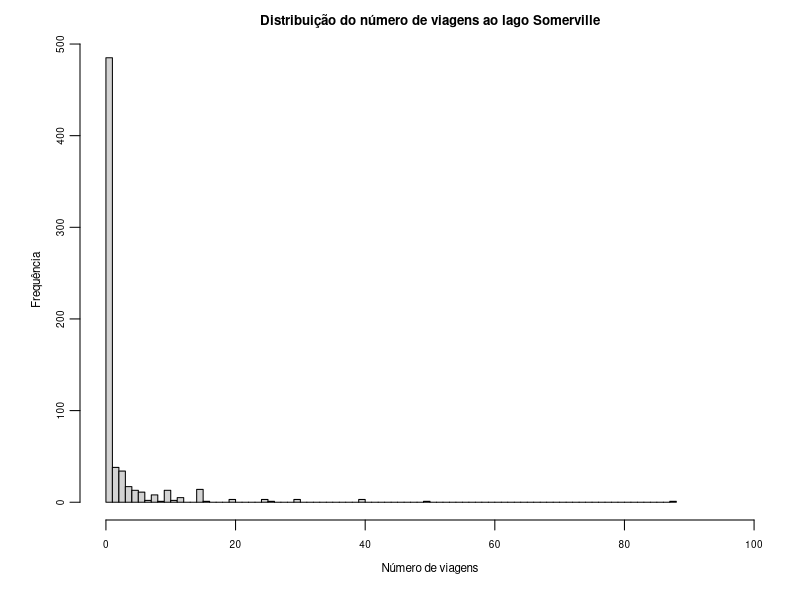
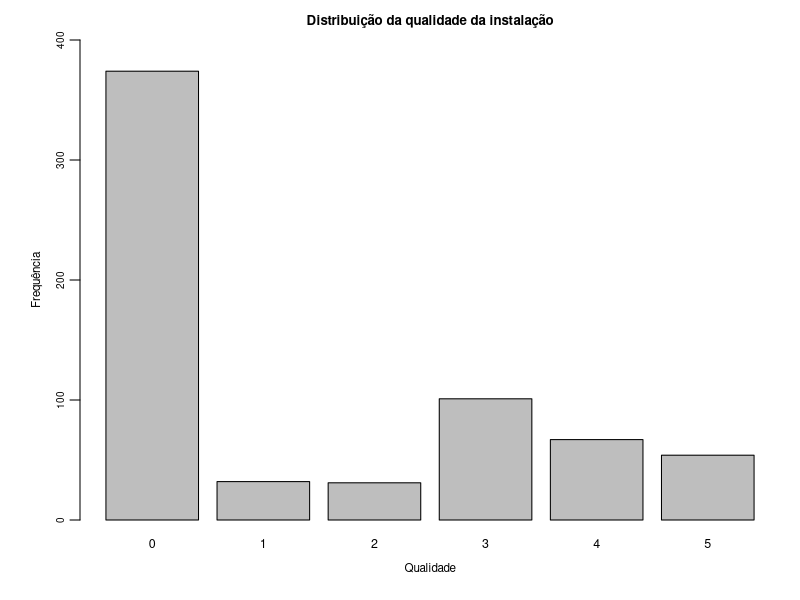
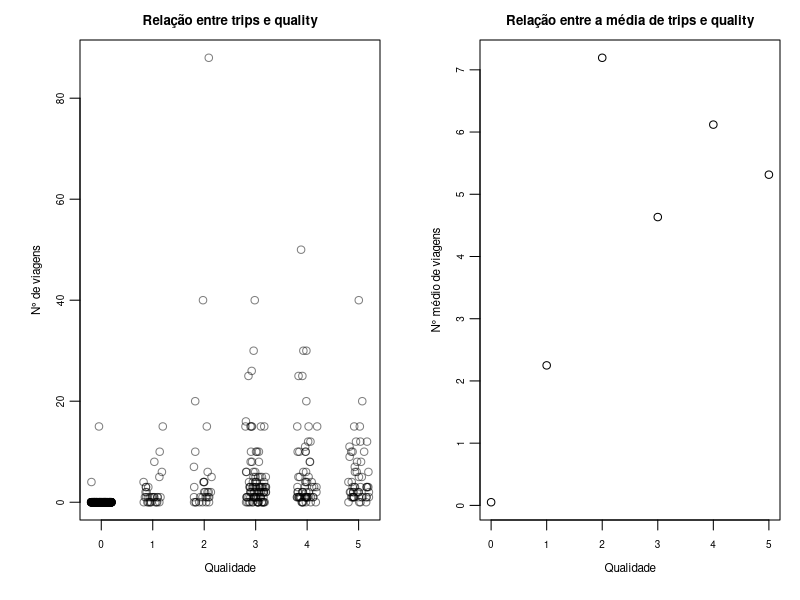
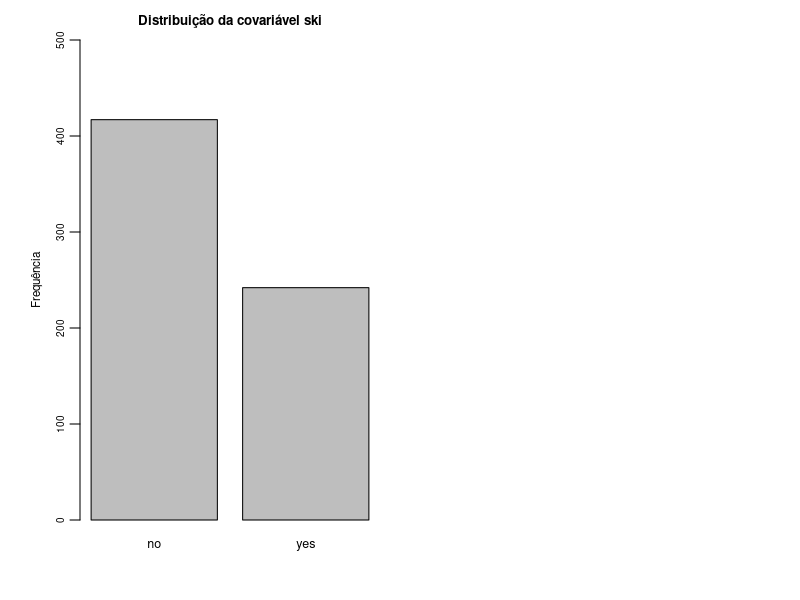
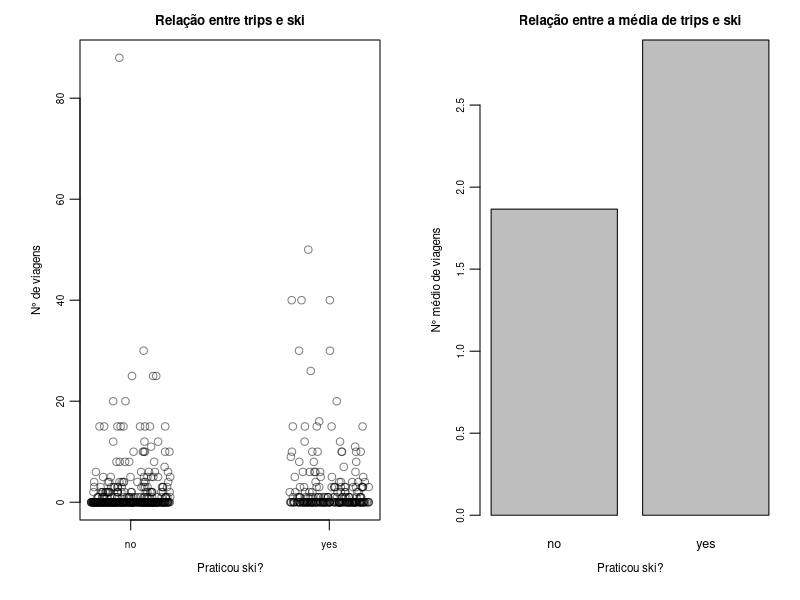
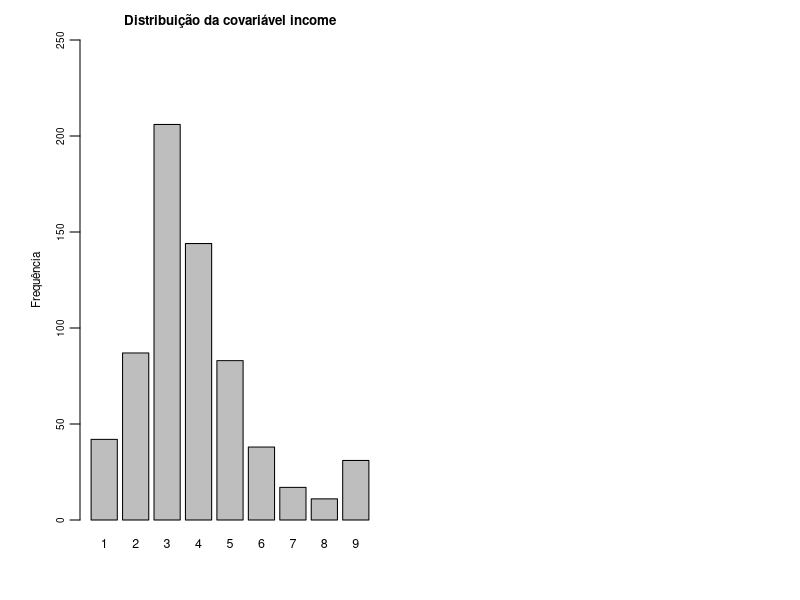
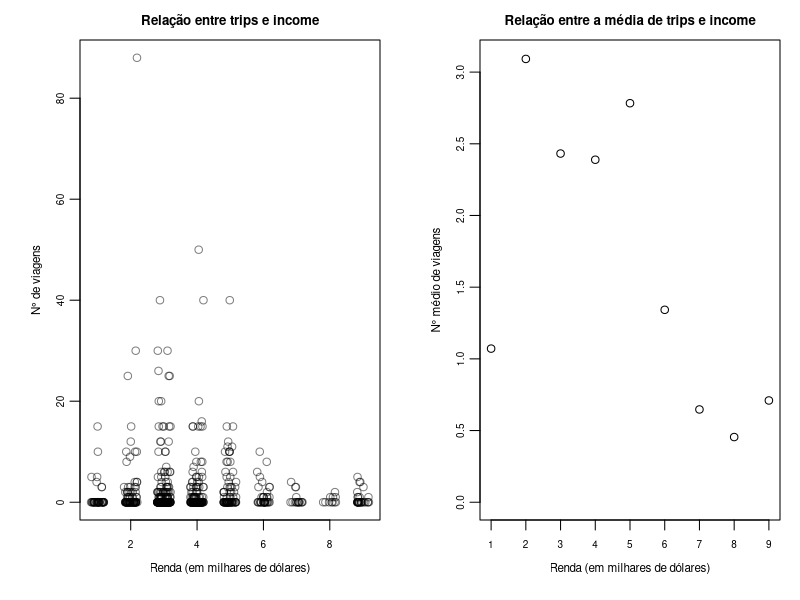
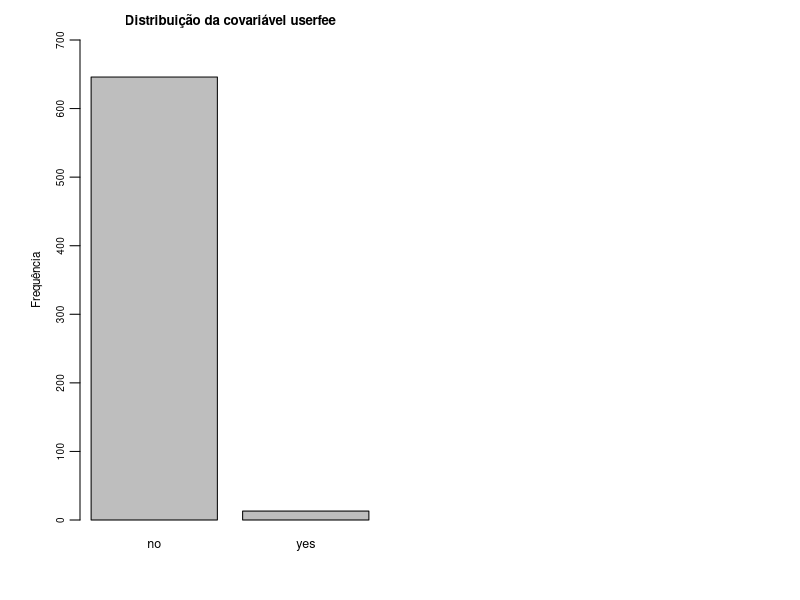

Write R code to recreate these figures, in order. (Note: this script raises an error after producing the figures.)
## ---- chunk 1
knitr::opts_chunk$set(echo = TRUE)
knitr::opts_chunk$set(warning = FALSE, message = FALSE)
options(tinytex.verbose = TRUE)

getOption("encoding")
# ou defina:
options(encoding = "UTF-8")
Sys.setlocale("LC_ALL", "Portuguese")
## ---- chunk 2
if(!require(AER)) install.packages("AER")
if(!require(GGally)) install.packages("GGally")
library(dplyr)
library(ggplot2)
library(AER)
library(GGally)
data("RecreationDemand")

trips = RecreationDemand$trips
quality = RecreationDemand$quality
ski = RecreationDemand$ski
income = RecreationDemand$income
userfee = RecreationDemand$userfee
costC = RecreationDemand$costC
costS = RecreationDemand$costS
costH = RecreationDemand$costH
## ---- chunk 3
par(mgp = c(1.8, 0.6, 0), mar = c(4, 4, 2, 1))
hist(
  trips,
  breaks = 100,
  xlim = c(0, 100),
  main = "Distribuição do número de viagens ao lago Somerville",
  xlab = "Número de viagens",
  ylab = "Frequência",
  cex.main = 0.8, 
  cex.lab = 0.7,
  cex.axis = 0.6)
## ---- chunk 4
cat("Média:    ", mean(trips), "\n")
cat("Variância:", var(trips), "\n")
## ---- chunk 5
par(mgp = c(1.8, 0.6, 0), mar = c(4, 4, 2, 1))
barplot(
  table(quality),
  ylim = c(0, 400),
  main = "Distribuição da qualidade da instalação",
  xlab = "Qualidade",
  ylab = "Frequência",
  cex.main = 0.8, 
  cex.lab = 0.7,
  cex.axis = 0.6,
  cex.names = 0.75)
## ---- chunk 6
par(mgp = c(1.8, 0.6, 0), mar = c(4, 4, 2, 1))
par(mfrow = c(1, 2))

plot(jitter(quality), trips,
  col = rgb(0, 0, 0, alpha = 0.5),
  main = "Relação entre trips e quality",
  xlab = "Qualidade",
  ylab = "N° de viagens",
  cex.main = 0.8, 
  cex.lab = 0.7,
  cex.axis = 0.6,
  cex.names = 0.75)

means <- tapply(trips, quality, mean)

plot(
  as.numeric(names(means)), means, type = "p",
  xaxt = "n",
  main = "Relação entre a média de trips e quality",
  xlab = "Qualidade",
  ylab = "N° médio de viagens",
  cex.main = 0.8, 
  cex.lab = 0.7,
  cex.axis = 0.6
)

axis(1, at = as.numeric(names(means)), labels = names(means), cex.axis = 0.6)
## ---- chunk 7
par(mgp = c(1.8, 0.6, 0), mar = c(4, 4, 2, 1))
barplot(
  table(ski),
  ylim = c(0, 500),
  main = "Distribuição da covariável ski",
  ylab = "Frequência",
  cex.main = 0.8, 
  cex.lab = 0.7,
  cex.axis = 0.6,
  cex.names = 0.75)
## ---- chunk 8
par(mgp = c(1.8, 0.6, 0), mar = c(4, 4, 2, 1))
par(mfrow = c(1, 2))

plot(jitter(ifelse(ski == "yes", 1, 0)), trips,
  col = rgb(0, 0, 0, alpha = 0.5),
  xaxt = "n",
  main = "Relação entre trips e ski",
  xlab = "Praticou ski?",
  ylab = "N° de viagens",
  cex.main = 0.8, 
  cex.lab = 0.7,
  cex.axis = 0.6,
  cex.names = 0.75
)

axis(1, at = c(0, 1), labels = c("no", "yes"), cex.axis = 0.6)

barplot(
  tapply(trips, ski, mean),
  main = "Relação entre a média de trips e ski",
  xlab = "Praticou ski?",
  ylab = "N° médio de viagens",
  cex.main = 0.8, 
  cex.lab = 0.7,
  cex.axis = 0.6,
  cex.names = 0.75)
## ---- chunk 9
par(mgp = c(1.8, 0.6, 0), mar = c(4, 4, 2, 1))
barplot(
  table(income),
  ylim = c(0, 250),
  main = "Distribuição da covariável income",
  ylab = "Frequência",
  cex.main = 0.8, 
  cex.lab = 0.7,
  cex.axis = 0.6,
  cex.names = 0.75)
## ---- chunk 10
par(mgp = c(1.8, 0.6, 0), mar = c(4, 4, 2, 1))
par(mfrow = c(1, 2))

plot(jitter(income), trips,
  col = rgb(0, 0, 0, alpha = 0.5),
  main = "Relação entre trips e income",
  xlab = "Renda (em milhares de dólares)",
  ylab = "N° de viagens",
  cex.main = 0.8, 
  cex.lab = 0.7,
  cex.axis = 0.6,
  cex.names = 0.75)

means <- tapply(trips, income, mean)

plot(
  as.numeric(names(means)), means, type = "p",
  xaxt = "n",
  main = "Relação entre a média de trips e income",
  xlab = "Renda (em milhares de dólares)",
  ylab = "N° médio de viagens",
  ylim = c(0, 3.1),
  cex.main = 0.8, 
  cex.lab = 0.7,
  cex.axis = 0.6
)

axis(1, at = as.numeric(names(means)), labels = names(means), cex.axis = 0.6)
## ---- chunk 11
par(mgp = c(1.8, 0.6, 0), mar = c(4, 4, 2, 1))
barplot(
  table(userfee),
  ylim = c(0, 700),
  main = "Distribuição da covariável userfee",
  ylab = "Frequência",
  cex.main = 0.8, 
  cex.lab = 0.7,
  cex.axis = 0.6,
  cex.names = 0.75)
## ---- chunk 12
par(mgp = c(1.8, 0.6, 0), mar = c(4, 4, 2, 1))
par(mfrow = c(1, 2))

plot(jitter(ifelse(userfee == "yes", 1, 0)), trips,
  col = rgb(0, 0, 0, alpha = 0.5),
  xaxt = "n",
  main = "Relação entre trips e userfee",
  xlab = "Paga a taxa anual?",
  ylab = "N° de viagens",
  cex.main = 0.8, 
  cex.lab = 0.7,
  cex.axis = 0.6,
  cex.names = 0.75
)

axis(1, at = c(0, 1), labels = c("no", "yes"), cex.axis = 0.6)

barplot(
  tapply(trips, userfee, mean),
  main = "Relação entre a média de trips e userfee",
  xlab = "Paga a taxa anual?",
  ylab = "N° médio de viagens",
  cex.main = 0.8, 
  cex.lab = 0.7,
  cex.axis = 0.6,
  cex.names = 0.75)
## ---- chunk 13
par(mfrow = c(1, 3))

par(mgp = c(2.1, 0.6, 0), mar = c(4, 4, 2, 1))
hist(
  costC,
  breaks = 50,
  ylim = c(0, 140),
  main = "Despesas para o lago Conroe",
  xlab = "Número de viagens",
  ylab = "Frequência",
  cex.main = 1.5, 
  cex.lab = 1.5,
  cex.axis = 1)

par(mgp = c(2.1, 0.6, 0), mar = c(4, 4, 2, 1))
hist(
  costS,
  breaks = 50,
  ylim = c(0, 140),
  main = "Despesas para o lago Somerville",
  xlab = "Número de viagens",
  ylab = "",
  cex.main = 1.5, 
  cex.lab = 1.5,
  cex.axis = 1)

par(mgp = c(2.1, 0.6, 0), mar = c(4, 4, 2, 1))
hist(
  costH,
  breaks = 50,
  ylim = c(0, 140),
  main = "Despesas para o lago Houston",
  xlab = "Número de viagens",
  ylab = "",
  cex.main = 1.5, 
  cex.lab = 1.5,
  cex.axis = 1)
## ---- chunk 14
df <- na.omit(RecreationDemand[, c("costC", "costS", "costH")])

plot_custom <- function(data, mapping, ...) {
  ggplot(data = data, mapping = mapping) +
    geom_point(alpha = 0.3, size = 1) +
    scale_x_continuous(breaks = scales::pretty_breaks(n = 3)) +
    scale_y_continuous(breaks = scales::pretty_breaks(n = 3)) +
    theme_minimal(base_size = 10)
}

ggpairs(
  df,
  upper = list(continuous = plot_custom),
  lower = list(continuous = plot_custom),
  diag = list(continuous = function(...) return(NULL)),  # remove a diagonal
  title = "Relações entre as variáveis cost"
) +
  theme_minimal() +
  theme(
    plot.title = element_text(size = 11, hjust = 0.5),
    axis.text = element_text(size = 6),
    axis.title = element_text(size = 7)
  )
## ---- chunk 15
cat("-> Correlação com trips:\n")
cat("costC:", cor(RecreationDemand$trips, RecreationDemand$costC, use = "complete.obs"), "\n")
cat("costS:", cor(RecreationDemand$trips, RecreationDemand$costS, use = "complete.obs"), "\n")
cat("costH:", cor(RecreationDemand$trips, RecreationDemand$costH, use = "complete.obs"), "\n")
## ---- chunk 16
RecreationDemand$costS_100 = costS / 100
costS_100 = RecreationDemand$costS_100

RecreationDemand$income_c = income - mean(income)
RecreationDemand$costS_100_c = costS_100 - mean(costS_100)

model_poisson = glm(trips ~ quality + ski + income_c + costS_100_c, data = RecreationDemand, family = poisson())
summary(model_poisson)
## ---- chunk 17
par(mgp = c(1.8, 0.6, 0), mar = c(4, 4, 2, 1))
plot(fitted(model_poisson), residuals(model_poisson, type = "pearson"),
  main = "Resíduos de Pearson x Valor previsto (Poisson)",
  xlab = "Valor previsto",
  ylab = "Resíduo",
  ylim = c(-5, 45),
  cex.main = 0.8, 
  cex.lab = 0.7,
  cex.axis = 0.6)
abline(h = 0, col = "red")
## ---- chunk 18
C_poisson = model_poisson$null.deviance - model_poisson$deviance

cat("Estatística C:", C_poisson, "\n")

df_poisson = model_poisson$df.null - model_poisson$df.residual

cat("Graus de liberdade:", df_poisson, "\n")

pvalue_poisson = pchisq(C_poisson, df_poisson, lower.tail = FALSE)

cat("p-valor:", pvalue_poisson)
## ---- chunk 19
min_model_poisson = glm(trips ~ 1, data = RecreationDemand, family = poisson())

loglik_poisson = logLik(model_poisson)
loglik_min_poisson = logLik(min_model_poisson)

pseudo_R2_poisson = (loglik_min_poisson - loglik_poisson)/loglik_min_poisson

cat("Pseudo-R2:", pseudo_R2_poisson)
## ---- chunk 20
predict_poisson = predict(model_poisson, type = "response")

count_zeros_poisson = function(lambda)
{
  pred = rpois(length(trips), lambda = lambda)
  sum(pred == 0)
}

zero_counts_poisson = replicate(1000, count_zeros_poisson(predict_poisson))
mean_zeros_poisson = mean(zero_counts_poisson)

cat("-> Número de 0s:\n")
cat("No dado:  ", sum(trips == 0), "\n")
cat("Previstos:", mean_zeros_poisson, "\n")
## ---- chunk 21
pred_poisson = predict(model_poisson)

z = ((trips - pred_poisson)^2 - trips)/pred_poisson

overdispersion_data = data.frame(z = z, pred = pred_poisson)

overdispersion_model = glm(z ~ pred + 0, data = overdispersion_data)
summary(overdispersion_model)
## ---- chunk 22
library(MASS)

model_nb = glm.nb(trips ~ quality + ski + income_c + costS_100_c, data = RecreationDemand)
summary(model_nb)
## ---- chunk 23
model_nb = glm.nb(trips ~ quality + ski + costS_100_c, data = RecreationDemand)
summary(model_nb)
## ---- chunk 24
par(mgp = c(1.8, 0.6, 0), mar = c(4, 4, 2, 1))
plot(fitted(model_nb), residuals(model_nb, type = "pearson"),
  main = "Resíduos de Pearson x Valor previsto (NBin)",
  xlab = "Valor previsto",
  ylab = "Resíduo",
  ylim = c(-5, 45),
  cex.main = 0.8, 
  cex.lab = 0.7,
  cex.axis = 0.6)
abline(h = 0, col = "red")
## ---- chunk 25
C_nb = model_nb$null.deviance - model_nb$deviance

cat("Estatística C:", C_nb, "\n")

df_nb = model_nb$df.null - model_nb$df.residual

cat("Graus de liberdade:", df_nb, "\n")

pvalue_nb = pchisq(C_nb, df_nb, lower.tail = FALSE)

cat("p-valor:", pvalue_nb)
## ---- chunk 26
min_model_nb = glm.nb(trips ~ 1, data = RecreationDemand)

loglik_nb = logLik(model_nb)
loglik_min_nb = logLik(min_model_nb)

pseudo_R2_nb = (loglik_min_nb - loglik_nb)/loglik_min_nb

cat("Pseudo-R2:", pseudo_R2_nb)
## ---- chunk 27
if(!require(glmmTMB)) install.packages("glmmTMB")
require(glmmTMB)

model_zip = glmmTMB(trips ~ ski + income_c + costS_100_c,
                    ziformula = ~ quality,
                    family = poisson,
                    data = RecreationDemand)

summary(model_zip)
## ---- chunk 28
par(mgp = c(1.8, 0.6, 0), mar = c(4, 4, 2, 1))
plot(fitted(model_zip), residuals(model_zip, type = "pearson"),
  main = "Resíduos de Pearson x Valor previsto (ZIP)",
  xlab = "Valor previsto",
  ylab = "Resíduo",
  ylim = c(-5, 45),
  cex.main = 0.8, 
  cex.lab = 0.7,
  cex.axis = 0.6)
abline(h = 0, col = "red")
## ---- chunk 29
min_model_zip = glmmTMB(trips ~ 1,
                    ziformula = ~ 1,
                    family = poisson,
                    data = RecreationDemand)

C_zip = deviance(min_model_zip) - deviance(model_zip)

cat("Estatística C:", C_zip, "\n")

df_model_zip = nobs(model_zip) - attr(logLik(model_zip), "df")
df_min_model_zip = nobs(min_model_zip) - attr(logLik(min_model_zip), "df")

df_zip = df_min_model_zip - df_model_zip

cat("Graus de liberdade:", df_zip, "\n")

pvalue_zip = pchisq(C_zip, df_zip, lower.tail = FALSE)

cat("p-valor:", pvalue_zip)
## ---- chunk 30
loglik_zip = logLik(model_zip)
loglik_min_zip = logLik(min_model_zip)

pseudo_R2_zip = (loglik_min_zip - loglik_zip)/loglik_min_zip

cat("Pseudo-R2:", pseudo_R2_zip)
## ---- chunk 31
library(broom)
library(dplyr)
library(tidyr)
library(purrr)

models <- list(
  Poisson = model_poisson,
  NegBin  = model_nb,
  ZIP     = model_zip
)

coefs <- map_df(models, tidy, .id = "Model")

coefs_wide <- coefs %>%
  select(Model, term, estimate) %>%
  pivot_wider(names_from = Model, values_from = estimate)

print(coefs_wide)
## ---- chunk 32
# 1. Obtenha as probabilidades da parte de zero inflado
p_zero <- predict(model_zip, type = "zprob")         

# 2. Obtenha os valores esperados da parte Poisson
mu <- predict(model_zip, type = "conditional")       

# 3. Calcule a probabilidade total de zero
p_zero_total <- p_zero + (1 - p_zero) * exp(-mu)

# 4. Simulação
n_sim <- 1000
zero_counts <- numeric(n_sim)

for (i in 1:n_sim) {
  sampled <- rbinom(length(p_zero_total), size = 1, prob = p_zero_total)
  zero_counts[i] <- sum(sampled)
}

# 5. Resultados
mean_predicted_zeros <- mean(zero_counts)
ci <- quantile(zero_counts, c(0.025, 0.975))

cat("Média total de zeros previstos em", n_sim, "simulações:", mean_predicted_zeros, "\n")
